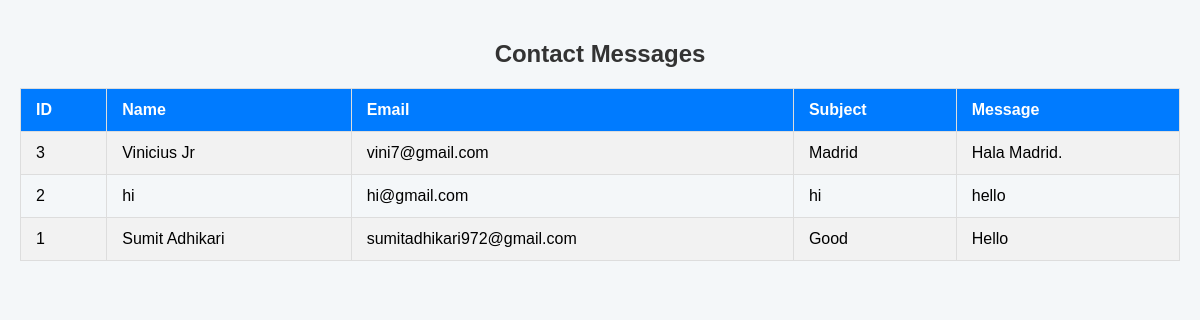
Page /admin/message.php on the committed database.
### tables this page shows
CREATE TABLE `contact` (
  `name` varchar(255) NOT NULL,
  `email` varchar(255) NOT NULL,
  `subject` varchar(255) NOT NULL,
  `message` varchar(255) NOT NULL,
  `cid` int(11) NOT NULL
);

### admin/message.php (the view, shortened to what this page needs)
<?php
include '../dbconnect.php';
$query = "SELECT * FROM contact ORDER BY cid DESC";
$result = mysqli_query($conn, $query);
?>
<!DOCTYPE html>
<html>
<head>
</head>
<body>
    <h2>Contact Messages</h2>
    <table>
        <tr>
            <th>ID</th>
            <th>Name</th>
            <th>Email</th>
            <th>Subject</th>
            <th>Message</th>
        </tr>
        <?php while($row = mysqli_fetch_assoc($result)) { ?>
        <tr>
            <td><?= $row['cid'] ?></td>
            <td><?= htmlspecialchars($row['name']) ?></td>
            <td><?= htmlspecialchars($row['email']) ?></td>
            <td><?= htmlspecialchars($row['subject']) ?></td>
            <td><?= htmlspecialchars($row['message']) ?></td>
        </tr>
        <?php } ?>
    </table>
</body>
</html>

### admin/message.php (style rules this page uses)
body { font-family: Arial, sans-serif; background-color: #f4f7f9; margin: 0; padding: 20px; }
h2 { text-align: center; color: #333; margin-bottom: 20px; }
table { width: 100%; border-collapse: collapse; }
table th, table td { padding: 12px 15px; border: 1px solid #ddd; text-align: left; }
table th { background-color: #007BFF; color: #fff; font-weight: bold; }
table tr:nth-child(even) { background-color: #f2f2f2; }

### rows in the picture
contact: cid "3", name "Vinicius Jr", email "vini7@gmail.com", subject "Madrid", message "Hala Madrid."
contact: cid "2", name "hi", email "hi@gmail.com", subject "hi", message "hello"
contact: cid "1", name "Sumit Adhikari", email "sumitadhikari972@gmail.com", subject "Good", message "Hello"
